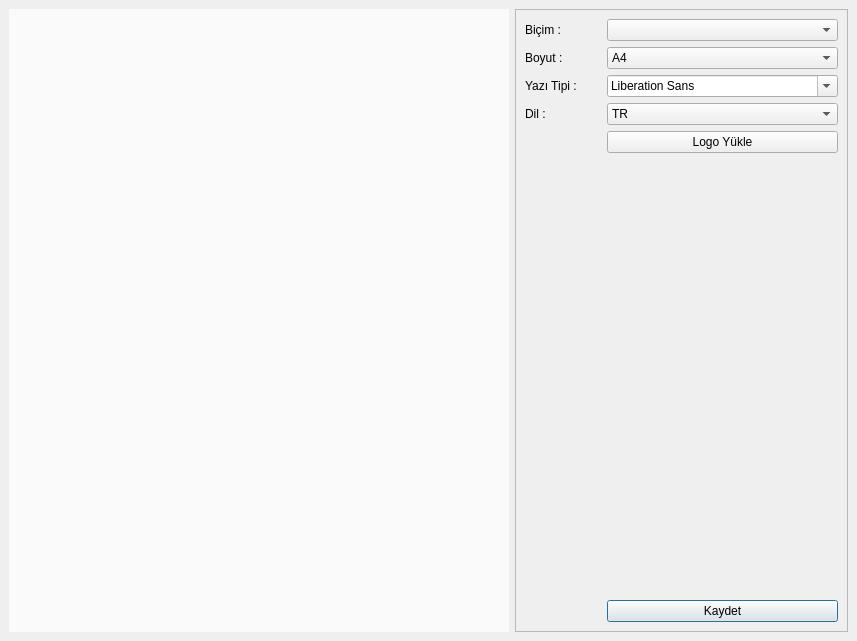
<?xml version="1.0" encoding="UTF-8"?>
<ui version="4.0">
 <class>EditReport</class>
 <widget class="QDialog" name="EditReport">
  <property name="geometry">
   <rect>
    <x>0</x>
    <y>0</y>
    <width>857</width>
    <height>641</height>
   </rect>
  </property>
  <property name="windowTitle">
   <string>Dialog</string>
  </property>
  <layout class="QGridLayout" name="gridLayout">
   <property name="leftMargin">
    <number>0</number>
   </property>
   <property name="topMargin">
    <number>0</number>
   </property>
   <property name="rightMargin">
    <number>0</number>
   </property>
   <property name="bottomMargin">
    <number>0</number>
   </property>
   <item row="0" column="0">
    <widget class="QWidget" name="widget" native="true">
     <property name="cursor">
      <cursorShape>ArrowCursor</cursorShape>
     </property>
     <layout class="QGridLayout" name="gridLayout_3" columnstretch="3,2">
      <item row="0" column="1">
       <widget class="QScrollArea" name="scrollArea">
        <property name="widgetResizable">
         <bool>true</bool>
        </property>
        <widget class="QWidget" name="scrollAreaWidgetContents">
         <property name="geometry">
          <rect>
           <x>0</x>
           <y>0</y>
           <width>331</width>
           <height>621</height>
          </rect>
         </property>
         <layout class="QGridLayout" name="gridLayout_2" columnstretch="1,1">
          <item row="2" column="0">
           <widget class="QLabel" name="label_3">
            <property name="text">
             <string>Yazı Tipi :</string>
            </property>
           </widget>
          </item>
          <item row="1" column="1">
           <widget class="QComboBox" name="comboBox_2">
            <property name="cursor">
             <cursorShape>PointingHandCursor</cursorShape>
            </property>
            <item>
             <property name="text">
              <string>A4</string>
             </property>
            </item>
            <item>
             <property name="text">
              <string>A5</string>
             </property>
            </item>
            <item>
             <property name="text">
              <string>A3</string>
             </property>
            </item>
           </widget>
          </item>
          <item row="6" column="1">
           <widget class="QPushButton" name="pushButton_saveEdit">
            <property name="cursor">
             <cursorShape>PointingHandCursor</cursorShape>
            </property>
            <property name="text">
             <string>Kaydet</string>
            </property>
           </widget>
          </item>
          <item row="5" column="1">
           <spacer name="verticalSpacer">
            <property name="orientation">
             <enum>Qt::Vertical</enum>
            </property>
            <property name="sizeHint" stdset="0">
             <size>
              <width>20</width>
              <height>40</height>
             </size>
            </property>
           </spacer>
          </item>
          <item row="1" column="0">
           <widget class="QLabel" name="label_2">
            <property name="text">
             <string>Boyut :</string>
            </property>
           </widget>
          </item>
          <item row="0" column="1">
           <widget class="QComboBox" name="comboBox_template">
            <property name="cursor">
             <cursorShape>PointingHandCursor</cursorShape>
            </property>
           </widget>
          </item>
          <item row="0" column="0">
           <widget class="QLabel" name="label">
            <property name="text">
             <string>Biçim :</string>
            </property>
           </widget>
          </item>
          <item row="2" column="1">
           <widget class="QFontComboBox" name="fontComboBox">
            <property name="cursor">
             <cursorShape>PointingHandCursor</cursorShape>
            </property>
           </widget>
          </item>
          <item row="4" column="1">
           <widget class="QPushButton" name="pushButton_logo">
            <property name="cursor">
             <cursorShape>PointingHandCursor</cursorShape>
            </property>
            <property name="text">
             <string>Logo Yükle</string>
            </property>
           </widget>
          </item>
          <item row="3" column="0">
           <widget class="QLabel" name="label_4">
            <property name="text">
             <string>Dil :</string>
            </property>
           </widget>
          </item>
          <item row="3" column="1">
           <widget class="QComboBox" name="comboBox_3">
            <property name="cursor">
             <cursorShape>PointingHandCursor</cursorShape>
            </property>
            <item>
             <property name="text">
              <string>TR</string>
             </property>
            </item>
            <item>
             <property name="text">
              <string>ENG</string>
             </property>
            </item>
           </widget>
          </item>
         </layout>
        </widget>
       </widget>
      </item>
      <item row="0" column="0">
       <widget class="QLabel" name="imageLabel">
        <property name="styleSheet">
         <string notr="true">background-color: rgb(250, 250, 250);</string>
        </property>
        <property name="text">
         <string/>
        </property>
       </widget>
      </item>
     </layout>
    </widget>
   </item>
  </layout>
 </widget>
 <resources/>
 <connections/>
</ui>
